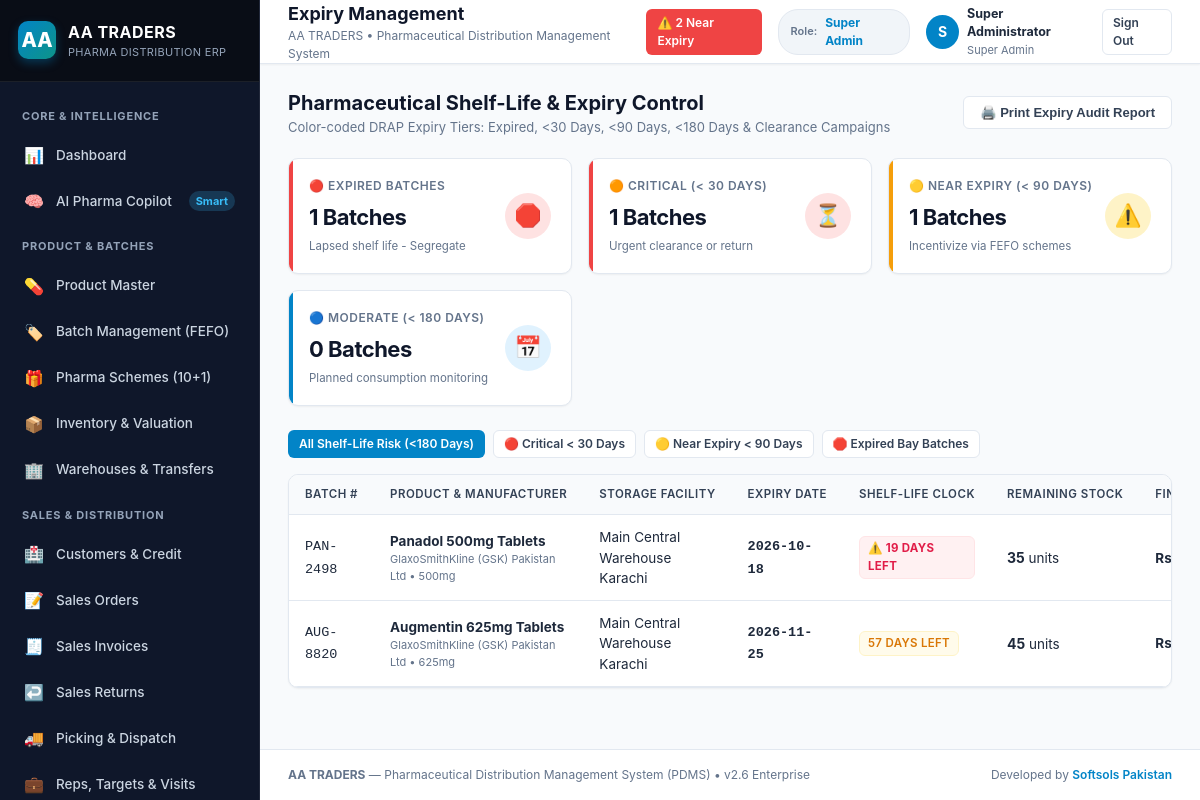
Screenshot of /expiry.php (signed in) with the database file from the repository.
### tables this page shows
CREATE TABLE company_settings (
    id INTEGER PRIMARY KEY AUTOINCREMENT,
    name TEXT NOT NULL,
    trade_name TEXT,
    ntn TEXT,
    strn TEXT,
    drug_license_no TEXT,
    address TEXT,
    city TEXT,
    country TEXT DEFAULT 'Pakistan',
    phone TEXT,
    email TEXT,
    website TEXT,
    bank_name TEXT,
    bank_account_title TEXT,
    bank_account_no TEXT,
    iban TEXT,
    invoice_footer_note TEXT,
    currency_symbol TEXT DEFAULT 'Rs.',
    currency_code TEXT DEFAULT 'PKR',
    updated_at DATETIME DEFAULT CURRENT_TIMESTAMP
);

CREATE TABLE product_batches (
    id INTEGER PRIMARY KEY AUTOINCREMENT,
    product_id INTEGER NOT NULL,
    warehouse_id INTEGER NOT NULL,
    batch_number TEXT NOT NULL,
    mfg_date DATE NOT NULL,
    expiry_date DATE NOT NULL,
    purchase_price REAL NOT NULL DEFAULT 0.0,  -- Purchase rate per pack
    trade_price REAL NOT NULL DEFAULT 0.0,     -- Distributor Trade Price (TP)
    mrp_retail_price REAL NOT NULL DEFAULT 0.0,-- Maximum Retail Price (MRP)
    quantity_received INTEGER DEFAULT 0,
    quantity_available INTEGER DEFAULT 0,
    quantity_reserved INTEGER DEFAULT 0,
    quantity_damaged INTEGER DEFAULT 0,
    quantity_expired INTEGER DEFAULT 0,
    barcode TEXT,
    status TEXT DEFAULT 'active', -- active, quarantined, recalled, expired
    created_at DATETIME DEFAULT CURRENT_TIMESTAMP,
    FOREIGN KEY (product_id) REFERENCES products(id),
    FOREIGN KEY (warehouse_id) REFERENCES warehouses(id)
);

CREATE TABLE products (
    id INTEGER PRIMARY KEY AUTOINCREMENT,
    code TEXT UNIQUE NOT NULL,
    name TEXT NOT NULL,
    generic_name TEXT,
    brand_name TEXT,
    category_id INTEGER,
    therapeutic_id INTEGER,
    manufacturer_id INTEGER,
    dosage_form TEXT, -- Tablet, Capsule, Syrup, Injection, Cream, Drops, Suspension, Ointment
    strength TEXT,    -- e.g., 500mg, 10mg/ml, 1g
    pack_size TEXT,   -- e.g., 20 tablets, 1 vial, 120ml
    unit TEXT DEFAULT 'Box', -- Box, Pack, Strip, Bottle, Ampoule
    barcode TEXT,
    gtin TEXT,
    sku TEXT,
    tax_category TEXT DEFAULT 'exempt', -- exempt, standard, reduced
    tax_rate REAL DEFAULT 0.0,
    is_prescription INTEGER DEFAULT 1,
    min_stock INTEGER DEFAULT 10,
    max_stock INTEGER DEFAULT 1000,
    reorder_level INTEGER DEFAULT 25,
    safety_stock INTEGER DEFAULT 15,
    is_active INTEGER DEFAULT 1,
    created_at DATETIME DEFAULT CURRENT_TIMESTAMP,
    FOREIGN KEY (category_id) REFERENCES product_categories(id),
    FOREIGN KEY (therapeutic_id) REFERENCES therapeutic_classes(id),
    FOREIGN KEY (manufacturer_id) REFERENCES manufacturers(id)
);

CREATE TABLE manufacturers (
    id INTEGER PRIMARY KEY AUTOINCREMENT,
    name TEXT NOT NULL,
    code TEXT UNIQUE,
    contact_person TEXT,
    phone TEXT,
    email TEXT,
    address TEXT,
    ntn TEXT,
    drug_license TEXT,
    is_active INTEGER DEFAULT 1
);

CREATE TABLE warehouses (
    id INTEGER PRIMARY KEY AUTOINCREMENT,
    branch_id INTEGER,
    name TEXT NOT NULL,
    code TEXT UNIQUE NOT NULL,
    type TEXT NOT NULL DEFAULT 'main', -- main, secondary, cold_storage, quarantine, damaged, expired
    location TEXT,
    manager_name TEXT,
    is_active INTEGER DEFAULT 1,
    FOREIGN KEY (branch_id) REFERENCES branches(id)
);

### includes/auth.php (called while the page is built, shortened)
<?php
class Auth {
    public static function check(): bool {
        return isset($_SESSION['user_id']);
    }
    public static function user(): ?array {
        return [
            'id' => $_SESSION['user_id'],
            'username' => $_SESSION['username'],
            'name' => $_SESSION['full_name'],
            'email' => $_SESSION['email'],
            'role' => $_SESSION['role'],
        ];
    }
}

### expiry.php (the view, shortened to what this page needs)
<?php
$pageTitle = 'Expiry Management';
require_once __DIR__ . '/includes/header.php';
$countExpired = $db->query("
    SELECT COUNT(*) FROM product_batches
    WHERE (status = 'expired' OR julianday(expiry_date) <= julianday('now')) AND (quantity_available > 0 OR quantity_expired > 0)
")->fetchColumn();
$count30 = $db->query("
    SELECT COUNT(*) FROM product_batches
    WHERE status = 'active' AND quantity_available > 0
      AND julianday(expiry_date) - julianday('now') <= 30 AND julianday(expiry_date) - julianday('now') > 0
")->fetchColumn();
$count90 = $db->query("
    SELECT COUNT(*) FROM product_batches
    WHERE status = 'active' AND quantity_available > 0
      AND julianday(expiry_date) - julianday('now') <= 90 AND julianday(expiry_date) - julianday('now') > 30
")->fetchColumn();
$count180 = $db->query("
    SELECT COUNT(*) FROM product_batches
    WHERE status = 'active' AND quantity_available > 0
      AND julianday(expiry_date) - julianday('now') <= 180 AND julianday(expiry_date) - julianday('now') > 90
")->fetchColumn();
$filter = $_GET['filter'] ?? 'all_near';
$whereClause = "1=1";
if ($filter === 'expired') {
    $whereClause = "(b.status = 'expired' OR julianday(b.expiry_date) <= julianday('now'))";
} elseif ($filter === '30') {
    $whereClause = "b.status = 'active' AND b.quantity_available > 0 AND julianday(b.expiry_date) - julianday('now') <= 30 AND julianday(b.expiry_date) - julianday('now') > 0";
} elseif ($filter === '90') {
    $whereClause = "b.status = 'active' AND b.quantity_available > 0 AND julianday(b.expiry_date) - julianday('now') <= 90 AND julianday(b.expiry_date) - julianday('now') > 0";
} else {
    $whereClause = "b.quantity_available > 0 AND julianday(b.expiry_date) - julianday('now') <= 180";
}
$batches = $db->query("
    SELECT b.*, p.name as product_name, p.code as product_code, p.dosage_form, p.strength,
           m.name as manufacturer_name, w.name as warehouse_name,
           CAST(julianday(b.expiry_date) - julianday('now') AS INTEGER) as days_left,
           ROUND(b.quantity_available * b.trade_price, 2) as exposure_value
    FROM product_batches b
    JOIN products p ON b.product_id = p.id
    JOIN warehouses w ON b.warehouse_id = w.id
    LEFT JOIN manufacturers m ON p.manufacturer_id = m.id
    WHERE {$whereClause}
    ORDER BY b.expiry_date ASC
")->fetchAll();
?>
<div style="display: flex; justify-content: space-between; align-items: center; margin-bottom: 20px;">
    <div>
        <h2 style="font-size: 20px; font-weight: 700; color: var(--slate-900);">Pharmaceutical Shelf-Life &amp; Expiry Control</h2>
        <p style="font-size: 13px; color: var(--slate-500);">Color-coded DRAP Expiry Tiers: Expired, &lt;30 Days, &lt;90 Days, &lt;180 Days &amp; Clearance Campaigns</p>
    </div>
    <button onclick="window.print()" class="btn btn-secondary no-print">🖨️ Print Expiry Audit Report</button>
</div>
<div class="kpi-grid">
    <div class="kpi-card kpi-danger">
        <div class="kpi-info">
            <h3>🔴 Expired Batches</h3>
            <div class="kpi-value"><?= $countExpired ?> Batches</div>
            <div class="kpi-sub">Lapsed shelf life - Segregate</div>
        </div>
        <div class="kpi-icon red">🛑</div>
    </div>
    <div class="kpi-card kpi-danger">
        <div class="kpi-info">
            <h3>🟠 Critical (&lt; 30 Days)</h3>
            <div class="kpi-value"><?= $count30 ?> Batches</div>
            <div class="kpi-sub">Urgent clearance or return</div>
        </div>
        <div class="kpi-icon red">⏳</div>
    </div>
    <div class="kpi-card kpi-warning">
        <div class="kpi-info">
            <h3>🟡 Near Expiry (&lt; 90 Days)</h3>
            <div class="kpi-value"><?= $count90 ?> Batches</div>
            <div class="kpi-sub">Incentivize via FEFO schemes</div>
        </div>
        <div class="kpi-icon amber">⚠️</div>
    </div>
    <div class="kpi-card kpi-primary">
        <div class="kpi-info">
            <h3>🔵 Moderate (&lt; 180 Days)</h3>
            <div class="kpi-value"><?= $count180 ?> Batches</div>
            <div class="kpi-sub">Planned consumption monitoring</div>
        </div>
        <div class="kpi-icon blue">📅</div>
    </div>
</div>
<div style="display: flex; gap: 8px; margin-bottom: 16px; flex-wrap: wrap;" class="no-print">
    <a href="expiry.php?filter=all_near" class="btn <?= $filter === 'all_near' ? 'btn-primary' : 'btn-secondary' ?> btn-sm">All Shelf-Life Risk (&lt;180 Days)</a>
    <a href="expiry.php?filter=30" class="btn <?= $filter === '30' ? 'btn-danger' : 'btn-secondary' ?> btn-sm">🔴 Critical &lt; 30 Days</a>
    <a href="expiry.php?filter=90" class="btn <?= $filter === '90' ? 'btn-warning' : 'btn-secondary' ?> btn-sm">🟡 Near Expiry &lt; 90 Days</a>
    <a href="expiry.php?filter=expired" class="btn <?= $filter === 'expired' ? 'btn-danger' : 'btn-secondary' ?> btn-sm">🛑 Expired Bay Batches</a>
</div>
<div class="card">
    <div class="card-body" style="padding: 0;">
        <div class="table-responsive">
            <table class="table">
                <thead>
                    <tr>
                        <th>Batch #</th>
                        <th>Product &amp; Manufacturer</th>
                        <th>Storage Facility</th>
                        <th>Expiry Date</th>
                        <th>Shelf-Life Clock</th>
                        <th>Remaining Stock</th>
                        <th>Financial Exposure (TP)</th>
                    </tr>
                </thead>
                <tbody>
                    <?php if (empty($batches)): ?>
                        <tr><td colspan="9" style="text-align: center; color: var(--slate-400); padding: 24px;">No batches found matching the selected expiry threshold.</td></tr>
                    <?php else: ?>
                        <?php foreach ($batches as $b): ?>
                            <tr>
                                <td><code><?= htmlspecialchars($b['batch_number']) ?></code></td>
                                <td>
                                    <strong><?= htmlspecialchars($b['product_name']) ?></strong>
                                    <div style="font-size: 11px; color: var(--slate-500);"><?= htmlspecialchars($b['manufacturer_name'] ?? '-') ?> &bull; <?= htmlspecialchars($b['strength']) ?></div>
                                </td>
                                <td><?= htmlspecialchars($b['warehouse_name']) ?></td>
                                <td><strong style="font-family: monospace; font-size: 13.5px;"><?= htmlspecialchars($b['expiry_date']) ?></strong></td>
                                <td>
                                    <?php if ($b['days_left'] <= 0): ?>
                                        <span class="badge badge-expired">EXPIRED (<?= abs($b['days_left']) ?>d)</span>
                                    <?php elseif ($b['days_left'] <= 30): ?>
                                        <span class="badge badge-near-30">⚠️ <?= $b['days_left'] ?> DAYS LEFT</span>
                                    <?php elseif ($b['days_left'] <= 90): ?>
                                        <span class="badge badge-near-90"><?= $b['days_left'] ?> days left</span>
                                    <?php else: ?>
                                        <span class="badge badge-info"><?= $b['days_left'] ?> days left</span>
                                    <?php endif; ?>
                                </td>
                                <td>
                                    <strong style="font-size: 14px;"><?= $b['quantity_available'] > 0 ? $b['quantity_available'] : $b['quantity_expired'] ?></strong> units
                                </td>
                                <td><strong>Rs. <?= number_format($b['exposure_value']) ?></strong></td>
                            </tr>
                        <?php endforeach; ?>
                    <?php endif; ?>
                </tbody>
            </table>
        </div>
    </div>
</div>
<?php require_once __DIR__ . '/includes/footer.php'; ?>

### includes/header.php (shortened to what this page needs)
<?php
require_once __DIR__ . '/auth.php';
$currentUser = Auth::user();
$db = Database::getConnection();
$nearExpiryCount = $db->query("
    SELECT COUNT(*) FROM product_batches
    WHERE status = 'active'
      AND quantity_available > 0
      AND julianday(expiry_date) - julianday('now') <= 90
")->fetchColumn();
$company = $db->query("SELECT * FROM company_settings LIMIT 1")->fetch();
$companyName = $company['name'] ?? 'AA TRADERS';
?>
<!DOCTYPE html>
<html lang="en">
<head>
    <link rel="stylesheet" href="assets/css/app.css">
</head>
<body>
<div class="app-container">
    <?php require_once __DIR__ . '/sidebar.php'; ?>
    <div class="main-content">
        <header class="topbar no-print">
            <div class="topbar-left">
                <div>
                    <h2 class="topbar-title"><?= htmlspecialchars($pageTitle ?? 'Overview') ?></h2>
                    <p class="topbar-subtitle"><?= htmlspecialchars($companyName) ?> &bull; Pharmaceutical Distribution Management System</p>
                </div>
            </div>
            <div class="topbar-right">
                <?php if ($nearExpiryCount > 0): ?>
                    <a href="expiry.php" class="btn btn-sm btn-danger" title="<?= $nearExpiryCount ?> Batches Near Expiry (< 90 Days)">
                        ⚠️ <?= $nearExpiryCount ?> Near Expiry
                    </a>
                <?php endif; ?>
                <div class="role-pill">
                    <span style="font-size: 11px; color: var(--slate-500);">Role:</span>
                    <span style="font-weight: 700; color: #0284c7; font-size: 12px;"><?= htmlspecialchars(ucwords(str_replace('_', ' ', $currentUser['role'] ?? 'User'))) ?></span>
                </div>
                <div style="display: flex; align-items: center; gap: 8px;">
                    <div style="width: 34px; height: 34px; border-radius: 50%; background: #0284c7; color: #fff; display: flex; align-items: center; justify-content: center; font-weight: 700;">
                        <?= strtoupper(substr($currentUser['name'] ?? 'U', 0, 1)) ?>
                    </div>
                    <div style="display: flex; flex-direction: column;">
                        <span style="font-size: 12.5px; font-weight: 700; color: #1e293b;"><?= htmlspecialchars($currentUser['name'] ?? 'User') ?></span>
                        <span style="font-size: 11px; color: #64748b;"><?= htmlspecialchars(ucwords(str_replace('_', ' ', $currentUser['role'] ?? ''))) ?></span>
                    </div>
                </div>
                <a href="logout.php" class="btn btn-secondary btn-sm" title="Sign Out">Sign Out</a>
            </div>
        </header>
        <main class="page-body">

### rows the page displays
company_settings: name "AA TRADERS"
product_batches: batch_number "PAN-2498", product.name "Panadol 500mg Tablets", manufacturers.name "GlaxoSmithKline (GSK) Pakistan Ltd", product.strength "500mg", warehouse.name "Main Central Warehouse Karachi", expiry_date "2026-10-18", days_left "19", quantity_available "35"
product_batches: batch_number "AUG-8820", product.name "Augmentin 625mg Tablets", manufacturers.name "GlaxoSmithKline (GSK) Pakistan Ltd", product.strength "625mg", warehouse.name "Main Central Warehouse Karachi", expiry_date "2026-11-25", days_left "57", quantity_available "45"

### other values shown
$pageTitle "Expiry Management"
$nearExpiryCount "2"
str_replace('_', ' ', $currentUser['role'] ?? 'User') "Super Admin"
substr($currentUser['name'] ?? 'U', 0, 1) "S"
$currentUser['name'] "Super Administrator"
str_replace('_', ' ', $currentUser['role'] ?? '') "Super Admin"
$countExpired "1"
$count30 "1"
$count90 "1"
$count180 "0"
